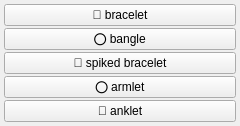
<?xml version="1.0" encoding="UTF-8"?>
<ui version="4.0">
 <class>clothes_bracelet_menu</class>
 <widget class="QWidget" name="clothes_bracelet_menu">
  <property name="geometry">
   <rect><x>0</x><y>0</y><width>240</width><height>60</height></rect>
  </property>
  <layout class="QGridLayout" name="grid">
   <property name="leftMargin"><number>4</number></property>
   <property name="topMargin"><number>4</number></property>
   <property name="rightMargin"><number>4</number></property>
   <property name="bottomMargin"><number>4</number></property>
   <property name="horizontalSpacing"><number>2</number></property>
   <property name="verticalSpacing"><number>2</number></property>
   <item row="0" column="0">
    <widget class="QPushButton" name="chk_bracelet">
     <property name="checkable"><bool>true</bool></property>
     <property name="text"><string>📿 bracelet</string></property>
     <property name="tags" stdset="0"><string>bracelet</string></property>
     <property name="group" stdset="0"><string>bracelet</string></property>
    </widget>
   </item>
   <item row="1" column="0">
    <widget class="QPushButton" name="chk_bangle">
     <property name="checkable"><bool>true</bool></property>
     <property name="text"><string>⭕ bangle</string></property>
     <property name="tags" stdset="0"><string>bangle</string></property>
     <property name="group" stdset="0"><string>bracelet</string></property>
    </widget>
   </item>
   <item row="2" column="0">
    <widget class="QPushButton" name="chk_spiked_bracelet">
     <property name="checkable"><bool>true</bool></property>
     <property name="text"><string>📛 spiked bracelet</string></property>
     <property name="tags" stdset="0"><string>spiked bracelet</string></property>
     <property name="group" stdset="0"><string>bracelet</string></property>
    </widget>
   </item>
   <item row="3" column="0">
    <widget class="QPushButton" name="chk_armlet">
     <property name="checkable"><bool>true</bool></property>
     <property name="text"><string>⭕ armlet</string></property>
     <property name="tags" stdset="0"><string>armlet</string></property>
     <property name="group" stdset="0"><string>bracelet</string></property>
    </widget>
   </item>
   <item row="4" column="0">
    <widget class="QPushButton" name="chk_anklet">
     <property name="checkable"><bool>true</bool></property>
     <property name="text"><string>📿 anklet</string></property>
     <property name="tags" stdset="0"><string>anklet</string></property>
     <property name="group" stdset="0"><string>bracelet</string></property>
    </widget>
   </item>
  </layout>
 </widget>
 <resources/>
 <connections/>
</ui>
